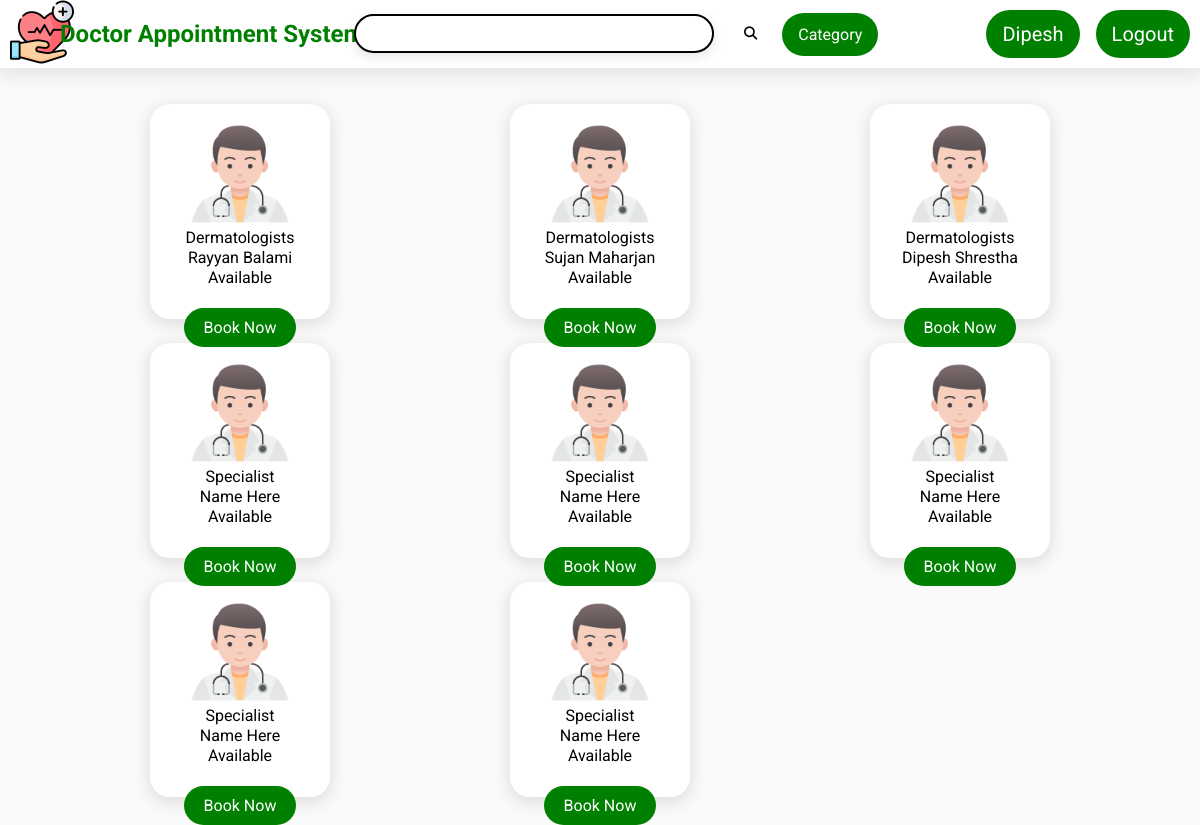
Page /category.php?doctor_category=Dermatologists (signed in) on the committed database.
### tables this page shows
CREATE TABLE `doctors` (
  `d_id` int NOT NULL PRIMARY KEY,
  `d_firstname` varchar(255) NOT NULL,
  `d_lastname` varchar(255) NOT NULL,
  `d_username` varchar(255) NOT NULL,
  `d_email` varchar(255) NOT NULL,
  `d_address` varchar(255) NOT NULL,
  `d_phone` bigint NOT NULL,
  `d_password` varchar(255) NOT NULL,
  `d_category` varchar(255) NOT NULL,
  `d_cilinics` varchar(255) NOT NULL,
  `d_clocation` varchar(255) NOT NULL,
  `d_dob` date NOT NULL,
  `d_imagesource` varchar(250) NOT NULL,
  `d_gender` varchar(255) NOT NULL,
  `d_image` varchar(200) NOT NULL,
  `d_experienced` int NOT NULL,
  `d_qualification` varchar(200) NOT NULL
);

### classes/doctor_data.php (called while the page is built, shortened)
<?php
class doctorData extends dbh_connection{
    public function get_categories(){
        $query = 'SELECT DISTINCT d_category FROM doctors';
        $stmt = $this->connect()->prepare($query);
        if(!$stmt->execute([])){
            header('location:../index.php?stmtfailed');
            exit();
        }
        $doctorData = $stmt->fetchAll();
        return $doctorData;
    }
    public function get_categories_info($categories){
        $query = 'SELECT * FROM doctors WHERE d_category=?';
        $stmt = $this->connect()->prepare($query);
        if(!$stmt->execute([$categories])){
            header('location:../index.php?stmtfailed');
            exit();
        }
        $doctorData = $stmt->fetchAll();
        return $doctorData;
    }
}
$d_data = new doctorData();
?>

### includes/dbh.inc.php (called while the page is built)
<?php
class dbh_connection{
    protected function connect(){
        try{
            $host = 'localhost';
            $username = 'root';
            $password = 'newpassword';
            $dbname = 'Appointment';
            $pdo = new PDO("mysql:host=$host;dbname=$dbname",$username,$password);
            $pdo->setAttribute(PDO::ATTR_ERRMODE, PDO::ERRMODE_EXCEPTION);
            return $pdo;
        }
        catch(PDOException $e){
            die(''.$e->getMessage());
        }
    }
}
?>

### category.php (the view, shortened to what this page needs)
<?php
 include 'header.php';
?>
<div class="container">
  <?php
  if(isset($_GET['doctor_category'])){
    $doctorcategory= $_GET['doctor_category'];
    $doctor_info = $d_data->get_categories_info($doctorcategory);
    if($doctor_info){
      foreach ($doctor_info as $key => $doctors) {
        $doctor_id = $doctors['d_id'];
       echo
       ' <div class="card" id="card-'.($key+1).'">
      <img src="images/doctor.png" alt="">
      <p class="speclaist">'.$doctors['d_category'].'</p>
      <p class="name">'.$doctors['d_firstname'].' '.$doctors['d_lastname'].'</p>
      <p>Available</p>
      <a href="Book.php?doctor_id='.$doctor_id.'">Book Now</a>
    </div>';
      }
    }
  }
  ?>
    <?php
      for ($i=count($doctor_info)+1; $i<=8  ; $i++) {
        echo '
        <div class="card" id="card-2">
        <img src="images/doctor.png" alt="">
        <p class="speclaist">Specialist</p>
        <p class="name">Name Here</p>
        <p>Available</p>
        <a href="Book.php">Book Now</a>
        </div>';
      }
   ?>
</div>

### css/style.css (style rules this page uses)
* { margin: 0; padding: 0; box-sizing: border-box; list-style: none; font-family: "Roboto", serif; }
.container { min-height: 80vh; display: grid; grid-template-columns: repeat(auto-fit,minmax(320px,1fr)); width: 90%; margin: 0 auto; }
.card { text-align: center; height: 90%; width: 50%; margin-top: 10%; margin-left: 25%; box-shadow: 0px 4px 15px 3px rgba(0,0,0,0.1); transition: box-shadow 0.3s ease , transform 0.4s ease; background: white; border-radius: 20px; }
.card > img { height: 100px; margin-top: 20px; }
.card > p { line-height: 20px; }
.card > a { position: relative; top: 30px; padding: 10px 20px; border-radius: 90px; background-color: green; color: #fff; }

### css/nav.css (style rules this page uses)
* { margin: 0; padding: 0; box-sizing: border-box; list-style: none; text-decoration: none; font-family: "Roboto", sans-serif; }
body { background: #fafafa; }
a { text-decoration: none; }

### rows in the picture
doctors: d_category "Dermatologists", d_firstname "Rayyan", d_lastname "Balami"
doctors: d_category "Dermatologists", d_firstname "Sujan", d_lastname "Maharjan"
doctors: d_category "Dermatologists", d_firstname "Dipesh", d_lastname "Shrestha"

### other values in the picture
$_SESSION['user_firstname'] "Dipesh"
